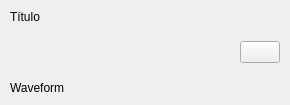
<?xml version="1.0" encoding="UTF-8"?>
<ui version="4.0">
 <class>CartWallItem</class>
 <widget class="QWidget" name="CartWallItem">
  <property name="geometry">
   <rect>
    <x>0</x>
    <y>0</y>
    <width>290</width>
    <height>105</height>
   </rect>
  </property>
  <property name="sizePolicy">
   <sizepolicy hsizetype="Minimum" vsizetype="Fixed">
    <horstretch>0</horstretch>
    <verstretch>0</verstretch>
   </sizepolicy>
  </property>
  <property name="minimumSize">
   <size>
    <width>0</width>
    <height>0</height>
   </size>
  </property>
  <property name="maximumSize">
   <size>
    <width>16777215</width>
    <height>105</height>
   </size>
  </property>
  <property name="cursor">
   <cursorShape>PointingHandCursor</cursorShape>
  </property>
  <property name="windowTitle">
   <string>Form</string>
  </property>
  <layout class="QVBoxLayout" name="verticalLayout">
   <property name="spacing">
    <number>5</number>
   </property>
   <property name="leftMargin">
    <number>10</number>
   </property>
   <property name="topMargin">
    <number>10</number>
   </property>
   <property name="rightMargin">
    <number>10</number>
   </property>
   <property name="bottomMargin">
    <number>10</number>
   </property>
   <item>
    <widget class="QLabel" name="label">
     <property name="sizePolicy">
      <sizepolicy hsizetype="Ignored" vsizetype="Fixed">
       <horstretch>0</horstretch>
       <verstretch>0</verstretch>
      </sizepolicy>
     </property>
     <property name="text">
      <string>Título</string>
     </property>
    </widget>
   </item>
   <item>
    <widget class="QWidget" name="widget" native="true">
     <property name="sizePolicy">
      <sizepolicy hsizetype="Ignored" vsizetype="Expanding">
       <horstretch>0</horstretch>
       <verstretch>0</verstretch>
      </sizepolicy>
     </property>
     <layout class="QHBoxLayout" name="horizontalLayout">
      <property name="spacing">
       <number>0</number>
      </property>
      <property name="leftMargin">
       <number>0</number>
      </property>
      <property name="topMargin">
       <number>0</number>
      </property>
      <property name="rightMargin">
       <number>0</number>
      </property>
      <property name="bottomMargin">
       <number>0</number>
      </property>
      <item>
       <widget class="QLabel" name="label_3">
        <property name="sizePolicy">
         <sizepolicy hsizetype="Fixed" vsizetype="Fixed">
          <horstretch>0</horstretch>
          <verstretch>0</verstretch>
         </sizepolicy>
        </property>
        <property name="minimumSize">
         <size>
          <width>35</width>
          <height>35</height>
         </size>
        </property>
        <property name="maximumSize">
         <size>
          <width>35</width>
          <height>35</height>
         </size>
        </property>
        <property name="text">
         <string/>
        </property>
        <property name="pixmap">
         <pixmap resource="../../resources/flow.qrc">:/images/icons/logo-naxistudio.svg</pixmap>
        </property>
        <property name="scaledContents">
         <bool>true</bool>
        </property>
       </widget>
      </item>
      <item>
       <spacer name="horizontalSpacer">
        <property name="orientation">
         <enum>Qt::Orientation::Horizontal</enum>
        </property>
        <property name="sizeHint" stdset="0">
         <size>
          <width>40</width>
          <height>20</height>
         </size>
        </property>
       </spacer>
      </item>
      <item>
       <widget class="QPushButton" name="pushButton">
        <property name="text">
         <string/>
        </property>
        <property name="icon">
         <iconset resource="../../resources/flow.qrc">
          <normaloff>:/images/icons/repeat.svg</normaloff>:/images/icons/repeat.svg</iconset>
        </property>
       </widget>
      </item>
     </layout>
    </widget>
   </item>
   <item>
    <widget class="QLabel" name="label_2">
     <property name="sizePolicy">
      <sizepolicy hsizetype="Ignored" vsizetype="Fixed">
       <horstretch>0</horstretch>
       <verstretch>0</verstretch>
      </sizepolicy>
     </property>
     <property name="text">
      <string>Waveform</string>
     </property>
    </widget>
   </item>
  </layout>
 </widget>
 <resources>
  <include location="../../resources/flow.qrc"/>
 </resources>
 <connections/>
</ui>
